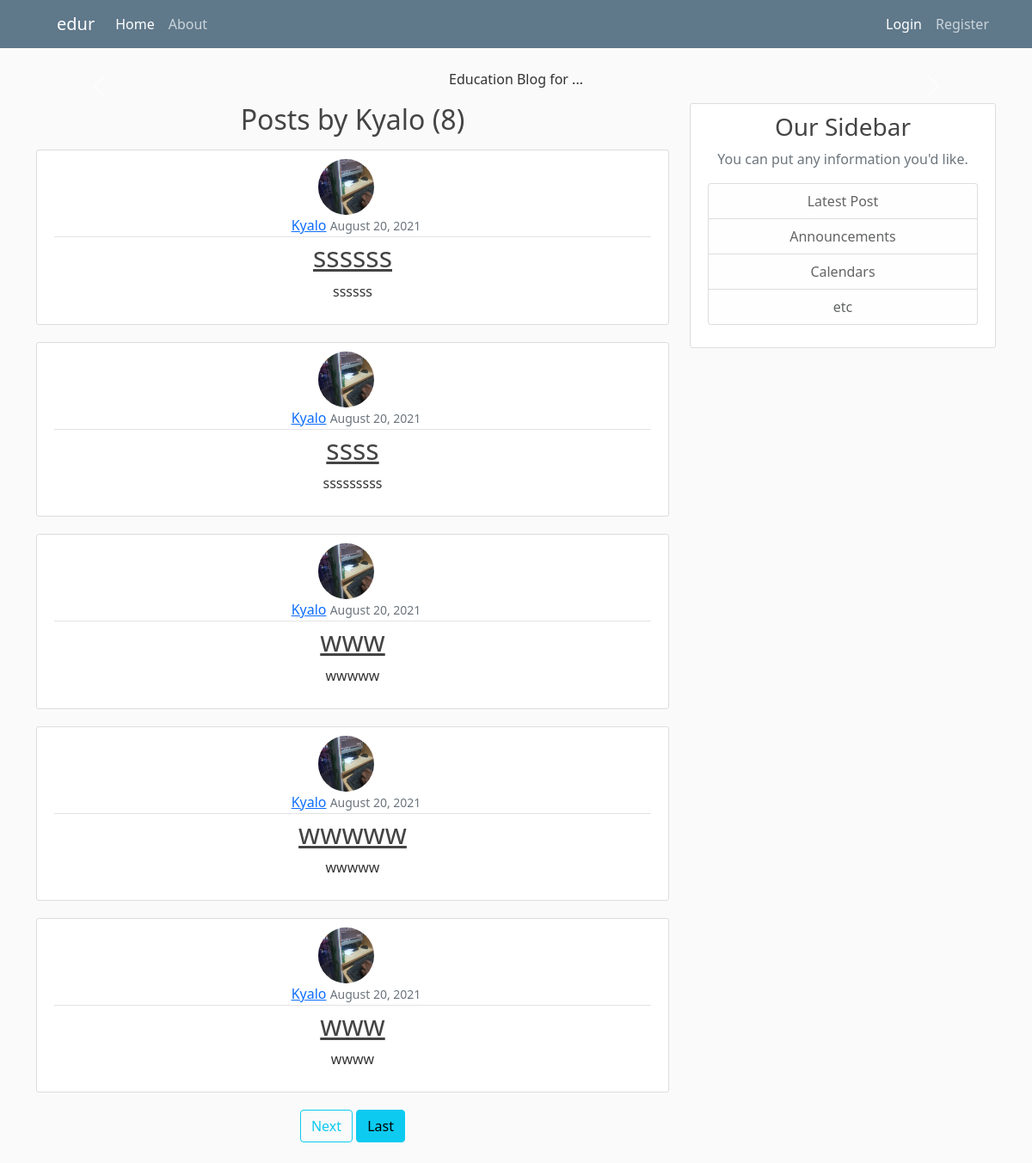
The app's page /user/Kyalo with its own data.
### edublog/models.py (models this page shows, shortened)
class Post(models.Model):
    title = models.CharField(max_length=100)
    content = models.TextField()
    date_posted = models.DateTimeField(default=timezone.now)
    author = models.ForeignKey(User, on_delete=models.CASCADE)

### users/models.py (models this page shows, shortened)
class Profile(models.Model):
    user = models.OneToOneField(User, on_delete=models.CASCADE)
    image = models.ImageField(default='default.jpg', upload_to='profile_pics')

### edublog/views.py (the view)
# urls.py: path('user/<str:username>', UserPostListView.as_view(), name='user-posts'),
class UserPostListView(ListView):
    model = Post
    template_name = 'edublog/user_posts.html'
    context_object_name = 'posts'
    paginate_by = 5
    def get_queryset(self):
        user = get_object_or_404(User, username=self.kwargs.get('username'))
        return Post.objects.filter(author=user).order_by('-date_posted')

### edublog/templates/edublog/user_posts.html (shortened to what this page needs)
{% extends 'edublog/base.html'%}
{% block content%}
<h2 class="mb-3">Posts by {{ view.kwargs.username}} ({{ page_obj.paginator.count}})</h2>
{% for post in posts%}
<article class="media content-section">
    <img class="rounded-circle article-img" src="{{ post.author.profile.image.url}}" alt="">
    <div class="media-body">
        <div class="article-metadata">
            <a class="ms-2" href="{% url 'user-posts' post.author.username%}">{{ post.author}}</a>
            <small class="text-muted">{{ post.date_posted|date:'F d, Y'}}</small>
        </div>
        <h2><a class="article-title" href="{% url 'post-detail' post.id%}">{{ post.title}}</a></h2>
        <p class="article-content">{{ post.content}}</p>
    </div>
</article>
{% endfor%}
{% if is_paginated%}
{% if page_obj.has_next%}
<a class="btn btn-outline-info mb-4" href="?page={{ page_obj.next_page_number}}">Next</a>
<a class="btn btn-info mb-4" href="?page={{ page_obj.paginator.num_pages}}">Last</a>
{% endif%}
{% endif%}
{% endblock%}

### edublog/static/edublog/main.css (style rules this page uses)
body { background-color: #fafafa; color: #333333; margin-top: 5rem; text-align: center; }
h1, h2, h3, h4, h5, h6 { color: #444444; }
.article-title { color: #444444; }
.article-content { white-space: pre-line; }
.article-img { height: 65px; width: 65px; margin-right: 16px; }
.content-section { background: #ffffff; padding: 10px 20px; border: 1px solid #dddddd; border-radius: 3px; margin-bottom:20px; }
.article-metadata { padding-bottom: 1px; margin-bottom: 4px; border-bottom: 1px solid #e3e3e3; }

### records on screen
Post: author.profile.image (picture), author "Kyalo", date_posted "August 20, 2021", title "ssssss", content "ssssss"
Post: author.profile.image (picture), author "Kyalo", date_posted "August 20, 2021", title "ssss", content "sssssssss"
Post: author.profile.image (picture), author "Kyalo", date_posted "August 20, 2021", title "www", content "wwwww"
Post: author.profile.image (picture), author "Kyalo", date_posted "August 20, 2021", title "wwwww", content "wwwww"
Post: author.profile.image (picture), author "Kyalo", date_posted "August 20, 2021", title "www", content "wwww"

### other values on screen
{{ view.kwargs.username }} "Kyalo"
{{ page_obj.paginator.count }} "8"
